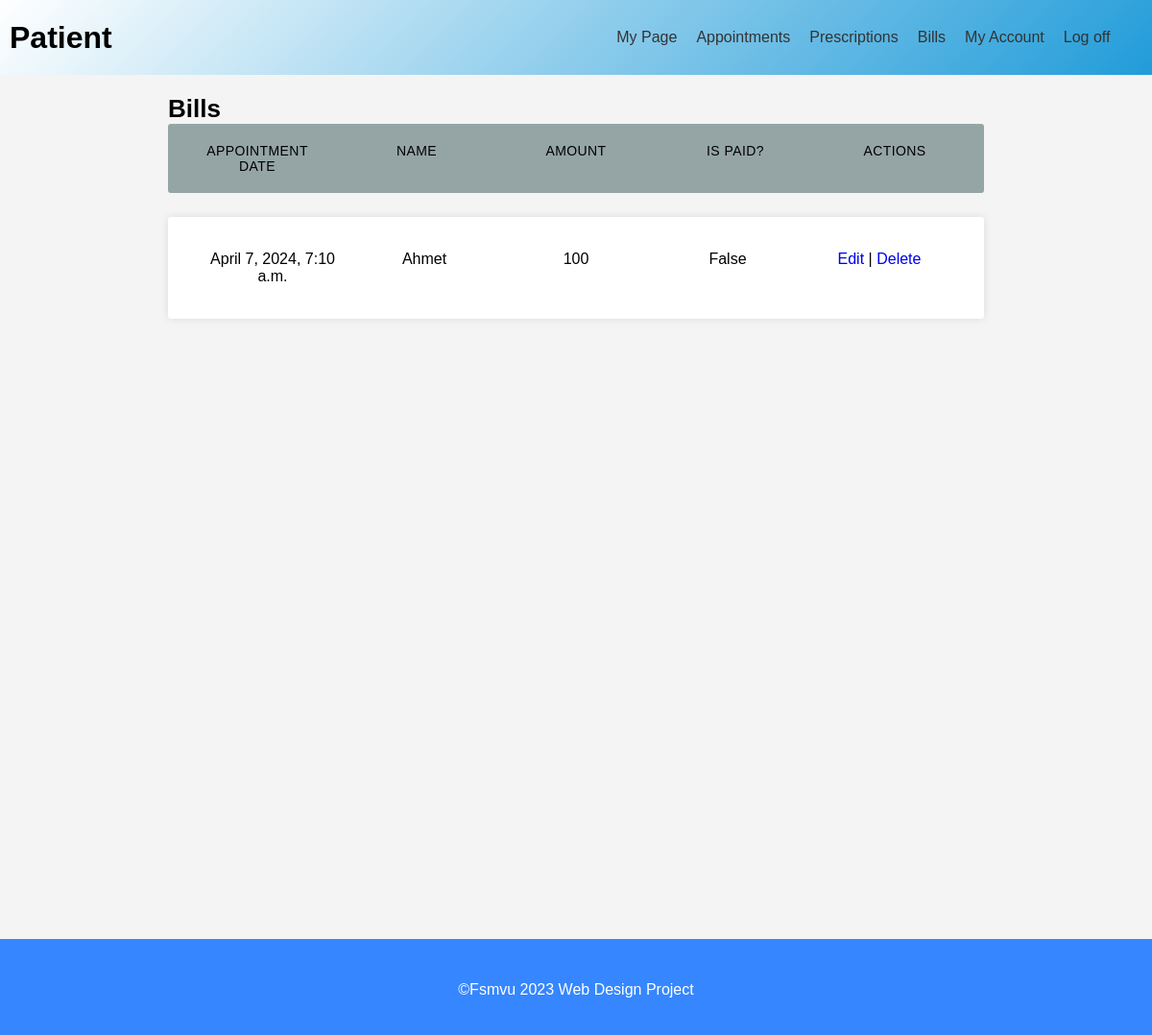
/Bills/, run on an earlier commit of the app's database.
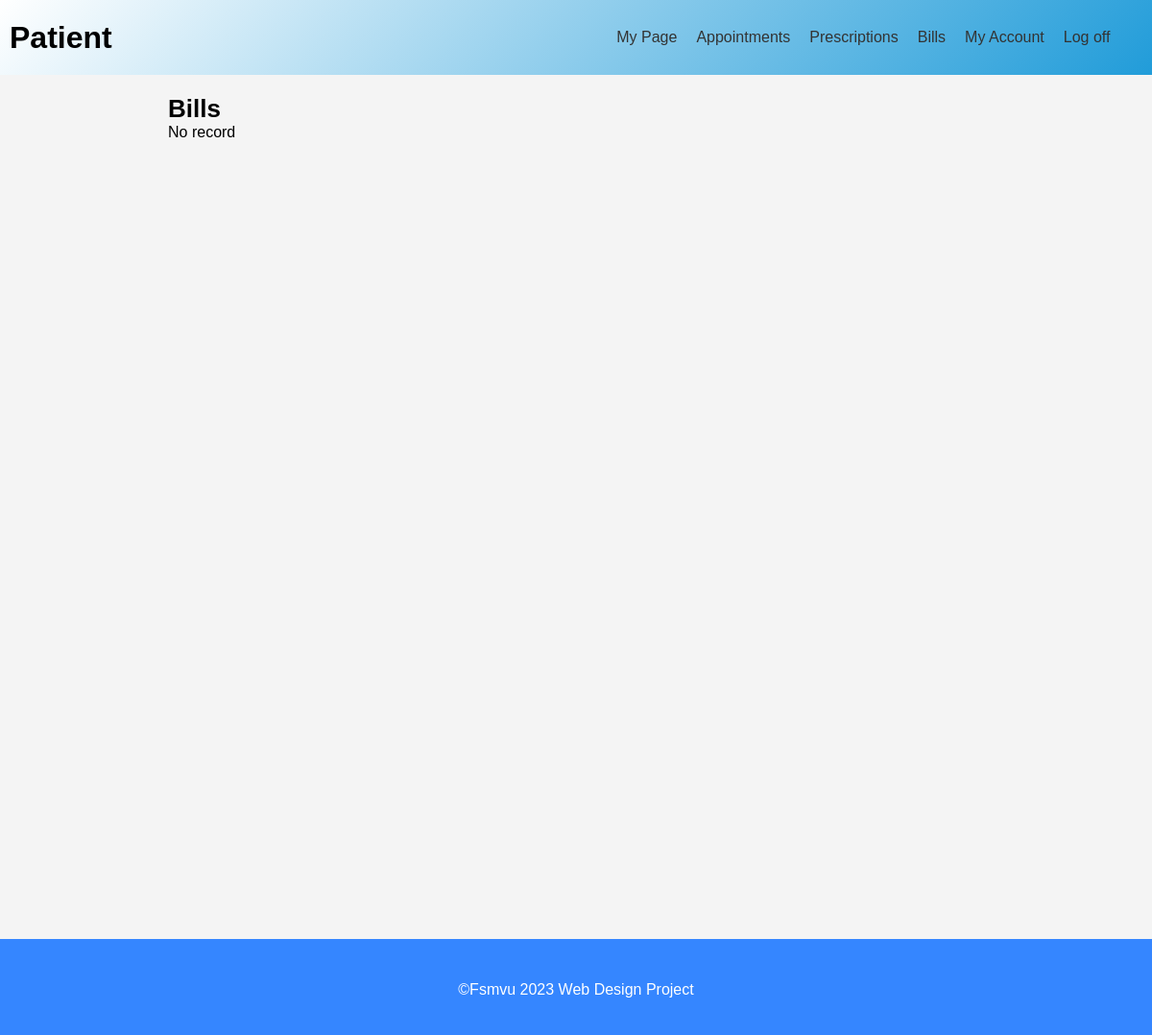
And on a later commit of the database.
### bill/models.py (models this page shows)
class Bill(models.Model):
    ID = models.BigAutoField(primary_key=True)
    IssuedDate = models.DateTimeField()
    Amount = models.IntegerField()
    IsPaid = models.BooleanField()
    Appointment =  models.ForeignKey(Appointment,on_delete=models.CASCADE,blank=True, null=True)
    class Meta:
        db_table = "bill"

### appointment/models.py (models this page shows, shortened)
class Appointment(models.Model):
    ID = models.BigAutoField(primary_key=True)
    Description = models.TextField()
    AppointmentDate = models.DateTimeField()
    DoctorID = models.ForeignKey(Doctor,on_delete=models.PROTECT)
    PatientID = models.ForeignKey(Patient,on_delete=models.PROTECT)
    class Meta:
        db_table = "appointment"

### patient/models.py (models this page shows, shortened)
class Patient(models.Model):
    ID = models.BigAutoField(primary_key=True)
    User = models.ForeignKey(settings.AUTH_USER_MODEL,on_delete=models.CASCADE,blank=True, null=True)
    DateOfBirth = models.DateField()
    Gender = models.CharField(max_length=1, choices=GENDER_CHOICES)
    Blood_Group = models.CharField(max_length = 20,  choices = BLOOD_GROUPS, default = '1')
    Address =models.TextField()
    Phone = models.CharField(max_length=11)
    class Meta:
        db_table = "patient"

### bill/views.py (the view)
# urls.py: path('',views.home,name=""),
def home(request):
    context ={}
    context["dataset"] = Bill.objects.all()
    return render(request, "bill/home.html", context)

### bill/templates/bill/home.html (shortened to what this page needs)
{% extends 'management_base.html' %}
{% load static %}
{% block content %}
  <section id="doktor-yonetimi">
    <div class="container">
      <h2>Bills</h2>
      <ul class="responsive-table">
        {% if dataset.count == 0 %}
          <p>No record</p>
        {% else %}
          <li class="table-header">
            <div class="col col-1">Appointment Date</div>
            <div class="col col-1">Name</div>
            <div class="col col-1">Amount</div>
            <div class="col col-1">Is Paid?</div>
            <div class="col col-4">Actions</div>
          </li>
          {% for data in dataset %}
            <li class="table-row">
              <div class="col col-1" data-label="Job Id">{{ data.IssuedDate }}</div>
              <div class="col col-1">{{ data.Appointment.PatientID.User.first_name }}</div>
              <div class="col col-1">100</div>
              <div class="col col-2" data-label="Operation">{{ data.IsPaid }}</div>
              <div class="col col-3" data-label="Operation">
                <a href="/Bills/Edit/{{ data.ID }}">Edit</a> | <a class="deleteBill" href="/Bills/Delete/{{ data.ID }}">Delete</a>
              </div>
            </li>
          {% endfor %}
        {% endif %}
      </ul>
    </div>
  </section>
{% endblock %}

What changed in the data, as far as the page shows it:
removed Bill: IssuedDate "April 7, 2024, 7:10 a.m.", Appointment.PatientID.User.first_name "Ahmet", IsPaid "False"
Also different on the page:
text no longer shown: "APPOINTMENT DATE NAME AMOUNT IS PAID? ACTIONS"
text now shown: "No record"
